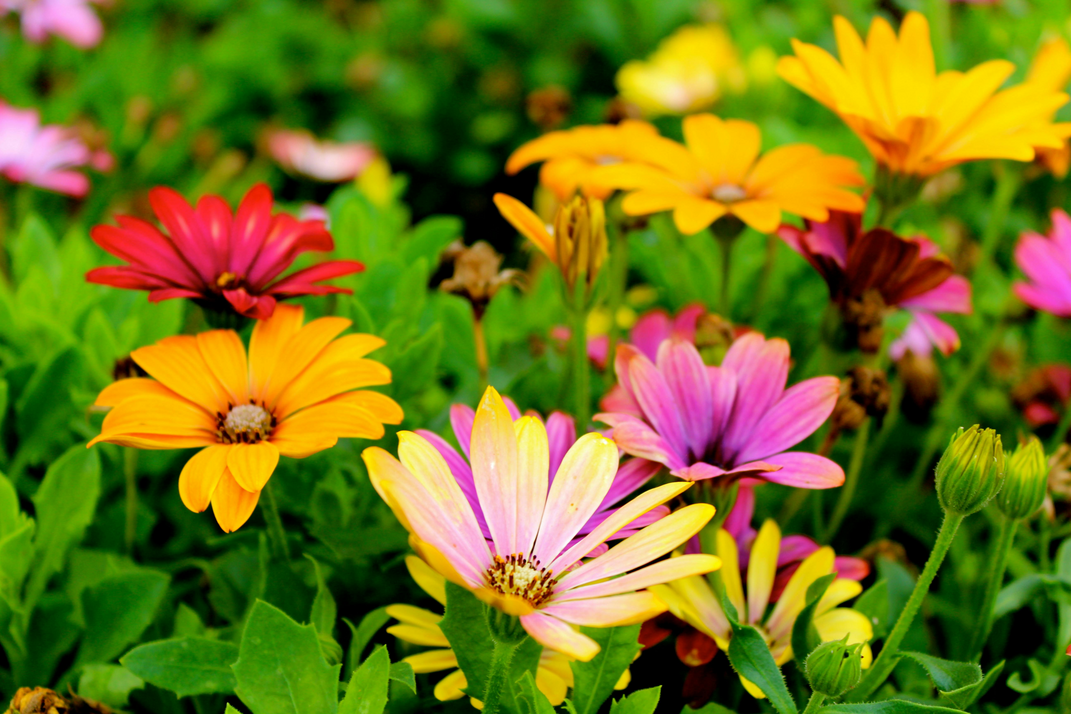
#> input picture PracticeCodes_CV/image.png, 1071 x 714 px
$ python code_14.py
#> lines starting #> are read from the running program, lines starting #| are printed output that depends on the picture
#CODE 14

import cv2
import numpy as np

img = cv2.imread("image.png")
#> img is the input picture: shape (714, 1071, 3); mean B, G, R 25.8, 117, 115.1
mask = np.zeros(img.shape[:2], np.uint8)

bgdModel = np.zeros((1, 65), np.float64)
fgdModel = np.zeros((1, 65), np.float64)

rect = (50, 50, 400, 500)  # ROI

cv2.grabCut(img, mask, rect, bgdModel, fgdModel, 5, cv2.GC_INIT_WITH_RECT)

mask2 = np.where((mask == 2) | (mask == 0), 0, 1).astype("uint8")
result = img * mask2[:, :, np.newaxis]
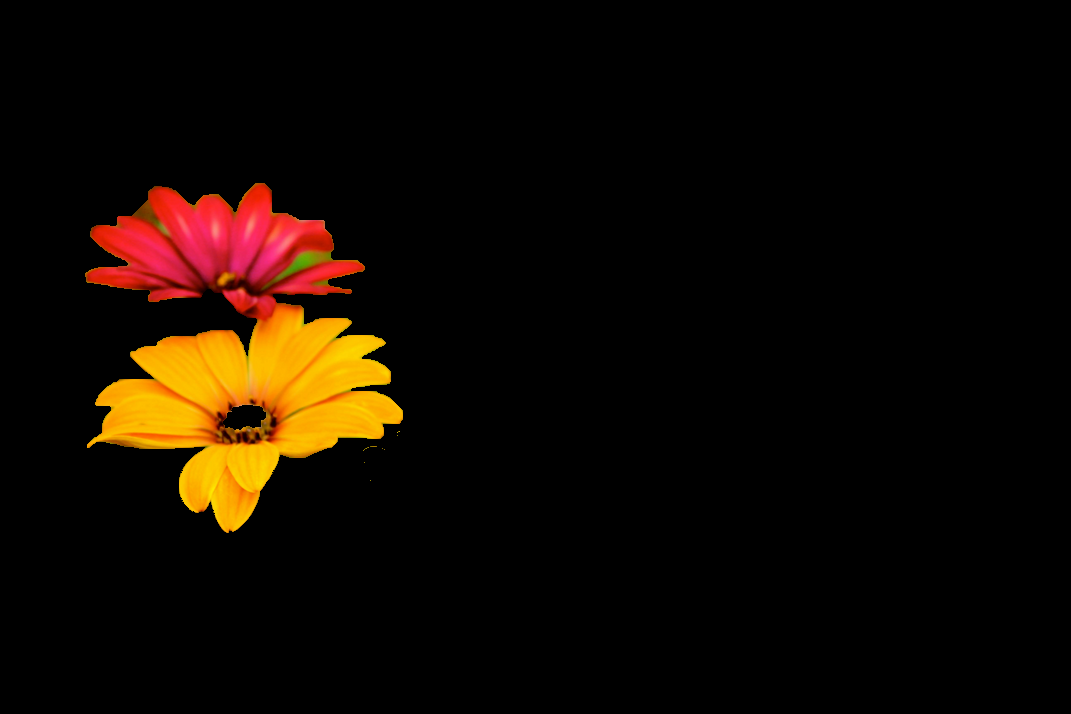
#> result: shape (714, 1071, 3); mean B, G, R 1.2, 9.2, 17.7

cv2.imshow("Original", img)
cv2.imshow("Foreground Extracted", result)
cv2.waitKey(0)

$ run again, with PracticeCodes_CV/face.png copied over PracticeCodes_CV/image.png
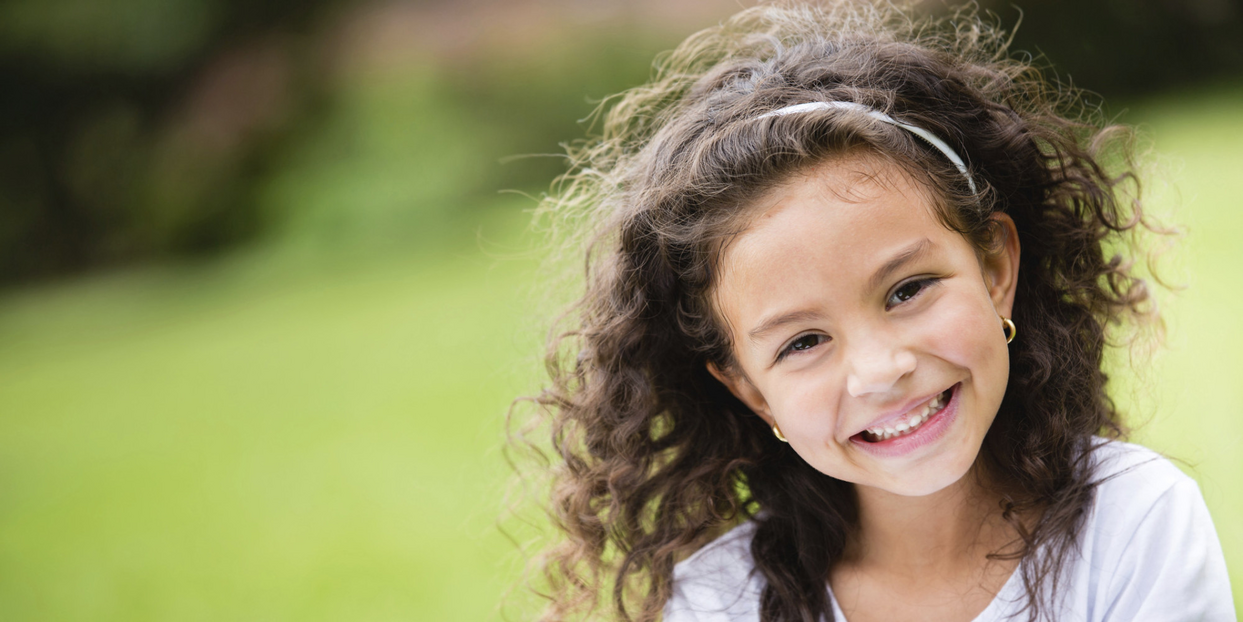
#> input picture PracticeCodes_CV/face.png, 1243 x 622 px
#> img is the input picture: shape (622, 1243, 3); mean B, G, R 94.8, 136.9, 139.4
#> `result = img * mask2[:, :, np.newaxis]`:
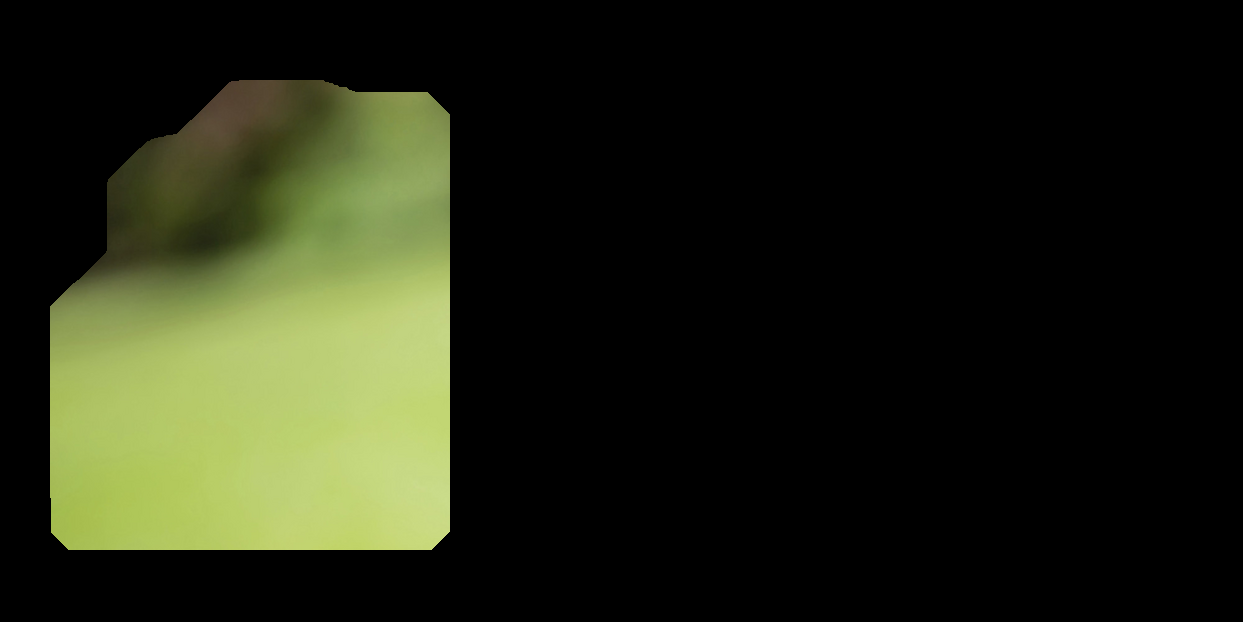
#> result: shape (622, 1243, 3); mean B, G, R 19.1, 36, 32.4
